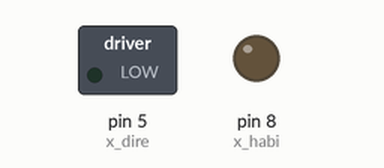
Bench run of a sketch on a simulated Arduino Uno, built with avr-gcc and run on an emulated ATmega328P. On the bench: switched loads named in the sketch (green lamp = pin HIGH), output pins drawn as LEDs (lit = HIGH). Pins used as bus, display or sensor lines are not drawn.

Above: at 0.3 s.
At 2.5 s:
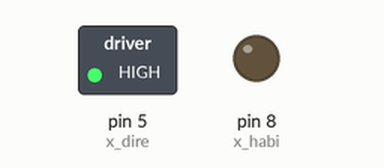
At 3.6 s:
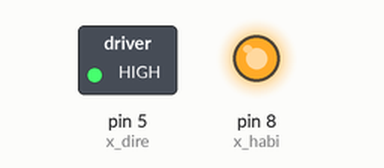
Timing chart, 0 to 5.8 s (numbered marks = the images above):
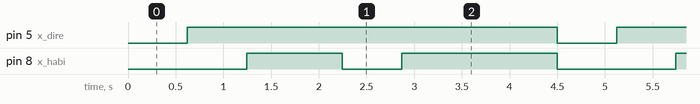

Measured:
- by itself, pin 5 (x_dire): alternates HIGH for 3.9 s and LOW for 0.62 s
- by itself, pin 8 (x_habi): repeats every 4.5 s: LOW 0.63 s, HIGH 1.6 s, LOW 1.2 s, HIGH 1.0 s
- by itself, everything shown: repeats every 4.5 s, in 5 steps

The sketch:

Prueba_Motor.ino
```cpp
//
#define x_paso 2    // Define el Pin de STEP para Motor de eje X
#define x_dire 5    // Define el Pin de DIR  para Motor de eje X
#define x_habi 8    // Define el Pin de ENABLE  para Motor de eje X
#define y_paso 3
#define y_dire 8
#define y_habi 8


int retardo = 100;   // Menor numero el giro es mas rapido
int tiempo = 3000;   // durante cuanto timpo da el giro el motor (vueltas)

void setup() {
pinMode(x_paso, OUTPUT); pinMode(x_dire, OUTPUT); pinMode(x_habi, OUTPUT);
pinMode(y_paso, OUTPUT); pinMode(y_dire, OUTPUT); pinMode(y_habi, OUTPUT);
}

void loop() {
  giro(x_paso,x_dire,x_habi);
  giro(y_paso,y_dire,y_habi);
}

void giro(int paso_,int dire_,int habi_) {
   digitalWrite(habi_, LOW);  // Habilita el Driver
   digitalWrite(dire_, LOW);   // direccion de giro 1
   for(int i=0;i<tiempo;i++){  // da  pasos por un tiempo
    digitalWrite(paso_, HIGH);
    delayMicroseconds(retardo);
    digitalWrite(paso_, LOW);
    delayMicroseconds(retardo);
   }
  digitalWrite(dire_, HIGH);   // direccion de giro 2
  for(int i=0;i<tiempo;i++){   // da  pasos por un tiempo
    digitalWrite(paso_, HIGH);
    delayMicroseconds(retardo);
    digitalWrite(paso_, LOW);
    delayMicroseconds(retardo);
  }
  digitalWrite(habi_, HIGH);   // quita la habilitacion del Driver

 delay(1000);
}
```
